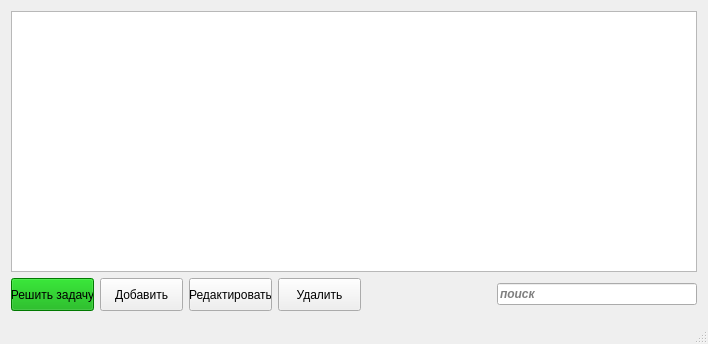
<?xml version="1.0" encoding="UTF-8"?>
<ui version="4.0">
 <class>MainWindow</class>
 <widget class="QMainWindow" name="MainWindow">
  <property name="geometry">
   <rect>
    <x>0</x>
    <y>0</y>
    <width>708</width>
    <height>344</height>
   </rect>
  </property>
  <property name="windowTitle">
   <string>MainWindow</string>
  </property>
  <property name="windowIcon">
   <iconset>
    <normaloff>clipboard.png</normaloff>
    <normalon>clipboard.png</normalon>
    <disabledoff>clipboard.png</disabledoff>
    <disabledon>clipboard.png</disabledon>clipboard.png</iconset>
  </property>
  <property name="styleSheet">
   <string notr="true">QPushButton{
   height: 25px;
   width: 75px;
	font: 10pt &quot;Ubuntu Mono&quot;;
}
</string>
  </property>
  <property name="documentMode">
   <bool>false</bool>
  </property>
  <widget class="QWidget" name="centralWidget">
   <layout class="QVBoxLayout" name="verticalLayout">
    <item>
     <widget class="QTableView" name="tableView">
      <property name="selectionMode">
       <enum>QAbstractItemView::SingleSelection</enum>
      </property>
      <property name="selectionBehavior">
       <enum>QAbstractItemView::SelectRows</enum>
      </property>
     </widget>
    </item>
    <item>
     <layout class="QHBoxLayout" name="horizontalLayout">
      <item>
       <widget class="QPushButton" name="btnSolve">
        <property name="autoFillBackground">
         <bool>false</bool>
        </property>
        <property name="styleSheet">
         <string notr="true">QPushButton{
  
	background-color: rgb(0, 170, 0);
}</string>
        </property>
        <property name="text">
         <string>Решить задачу</string>
        </property>
        <property name="autoDefault">
         <bool>false</bool>
        </property>
        <property name="default">
         <bool>false</bool>
        </property>
        <property name="flat">
         <bool>false</bool>
        </property>
       </widget>
      </item>
      <item>
       <widget class="QPushButton" name="btnAdd">
        <property name="text">
         <string>Добавить</string>
        </property>
       </widget>
      </item>
      <item>
       <widget class="QPushButton" name="btnEdit">
        <property name="text">
         <string>Редактировать</string>
        </property>
       </widget>
      </item>
      <item>
       <widget class="QPushButton" name="btnRemove">
        <property name="text">
         <string>Удалить</string>
        </property>
       </widget>
      </item>
      <item>
       <spacer name="horizontalSpacer">
        <property name="orientation">
         <enum>Qt::Horizontal</enum>
        </property>
        <property name="sizeHint" stdset="0">
         <size>
          <width>40</width>
          <height>20</height>
         </size>
        </property>
       </spacer>
      </item>
      <item>
       <widget class="QLineEdit" name="txtSearch">
        <property name="sizePolicy">
         <sizepolicy hsizetype="Fixed" vsizetype="Fixed">
          <horstretch>0</horstretch>
          <verstretch>0</verstretch>
         </sizepolicy>
        </property>
        <property name="minimumSize">
         <size>
          <width>200</width>
          <height>0</height>
         </size>
        </property>
        <property name="font">
         <font>
          <weight>75</weight>
          <italic>true</italic>
          <bold>true</bold>
         </font>
        </property>
        <property name="inputMask">
         <string/>
        </property>
        <property name="placeholderText">
         <string>поиск</string>
        </property>
        <property name="clearButtonEnabled">
         <bool>true</bool>
        </property>
       </widget>
      </item>
     </layout>
    </item>
   </layout>
  </widget>
  <widget class="QStatusBar" name="statusBar"/>
  <action name="action">
   <property name="text">
    <string>Новый</string>
   </property>
   <property name="toolTip">
    <string>Новая задача</string>
   </property>
   <property name="shortcut">
    <string>Ctrl+N</string>
   </property>
  </action>
  <action name="action_2">
   <property name="text">
    <string>Редактировать</string>
   </property>
  </action>
  <action name="action_3">
   <property name="text">
    <string>Удалить</string>
   </property>
  </action>
  <action name="action_5">
   <property name="text">
    <string>Выход</string>
   </property>
  </action>
 </widget>
 <layoutdefault spacing="6" margin="11"/>
 <resources/>
 <connections/>
</ui>
